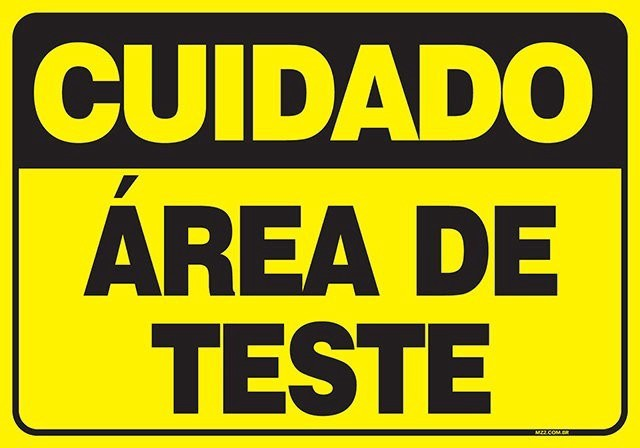
#> input picture Conversão cmy, hsi/test.jpg, 640 x 448 px
$ python main.py
#> lines starting #> are read from the running program, lines starting #| are printed output that depends on the picture
from calendar import c
import cmath
from re import M, X
from PIL import Image

im = Image.open('test.jpg','r')
#> im is the input picture: PIL image 640x448 RGB; mean R, G, B 165.6, 157.4, 17.7
rgb = list(im.getdata())
#> rgb = 286720 items

pixel = im.load()

for i in range(im.size[0]):
    for j in range(im.size[1]):
        c = 1 - (pixel[i,j][0]/255)
        m = 1 - (pixel[i,j][1]/255)
        y = 1 - (pixel[i,j][2]/255)
        k = min(c,m,y)
        c = (c-k)/(1-k)
        m = (m-k)/(1-k)
        y = (y-k)/(1-k)
        c = int(c*255)
        m = int(m*255)
        y = int(y*255)
        pixel[i,j] = (c,m,y)

im.save('cmy.jpg')
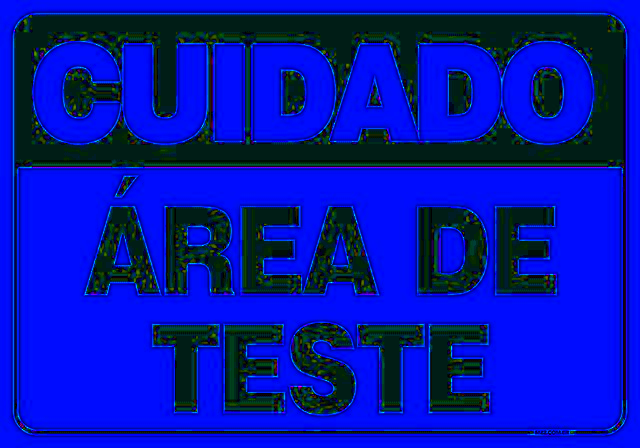
#> saved as cmy.jpg: PIL image 640x448 RGB; mean R, G, B 1.7, 19.8, 172.2
for i in range(im.size[0]):
    for j in range(im.size[1]):
        r = pixel[0,0][0]
        g = pixel[0,0][1]
        b = pixel[0,0][2]
        if b <= g:
            h = cmath.cos((((r-g)+(r-b))/2)/((r-g)**2)+((r-b)*(g-b))*1/2)**-1
        else:
            h = 360 - cmath.cos((((r-g)+(r-b))/2)/((r-g)**2)+((r-b)*(g-b))*1/2)**-1
        s = 1 - 3*min(r,g,b)/(r+g+b)
        i = (r+g+b)/3
im.save('hsi.jpg')
